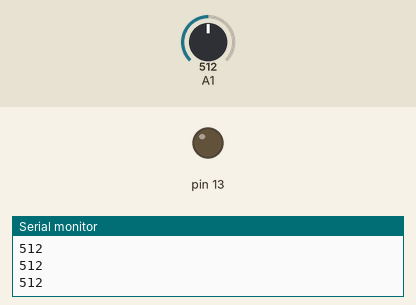
Bench run of a sketch on a simulated Arduino Uno, built with avr-gcc and run on an emulated ATmega328P. Shown: output pins drawn as LEDs (lit = HIGH), the last lines printed to the serial monitor. Inputs (shaded band) come from the test bench; at power-on: A1 = 512.

Above: at 1.2 s.
1.3 s: A1 set to 317
2.8 s: A1 set to 282
At 3.3 s:
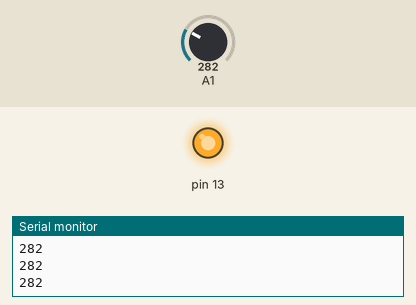
4.3 s: A1 set to 481
5.8 s: A1 set to 517
At 6.8 s:
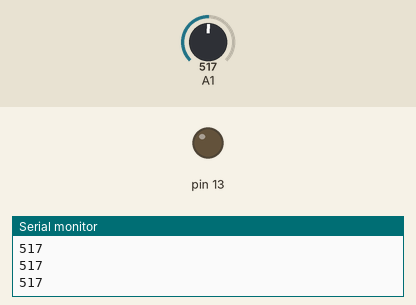
7.3 s: A1 set to 290
At 7.9 s:
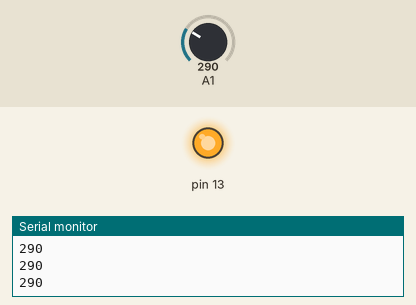
Timing chart, 0 to 9.8 s (numbered marks = the images above; inputs shaded):
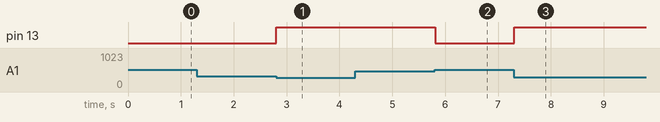

Measured:
- the behaviour switches between 301 and 300 on A1 (found by bisection; images 0 and 1)
- the behaviour switches between 499 and 500 on A1 (found by bisection; images 1 and 2)
- after the input at 2.8 s, pin 13: LOW → HIGH at once
- after the input at 5.8 s, pin 13: HIGH → LOW at once
- after the input at 7.3 s, pin 13: LOW → HIGH at once

The sketch:

20201105_Photoresistor.ino
```cpp
int score = 0;
void setup() {
  pinMode(13,OUTPUT);
  Serial.begin(9600);

}

void loop() {
  score = analogRead(A1);
  Serial.println(score);
  if(score >= 500)
  {
    digitalWrite(13,LOW);
  }
  else if(score <= 300)
  {
    digitalWrite(13,HIGH);
  }

}
```
